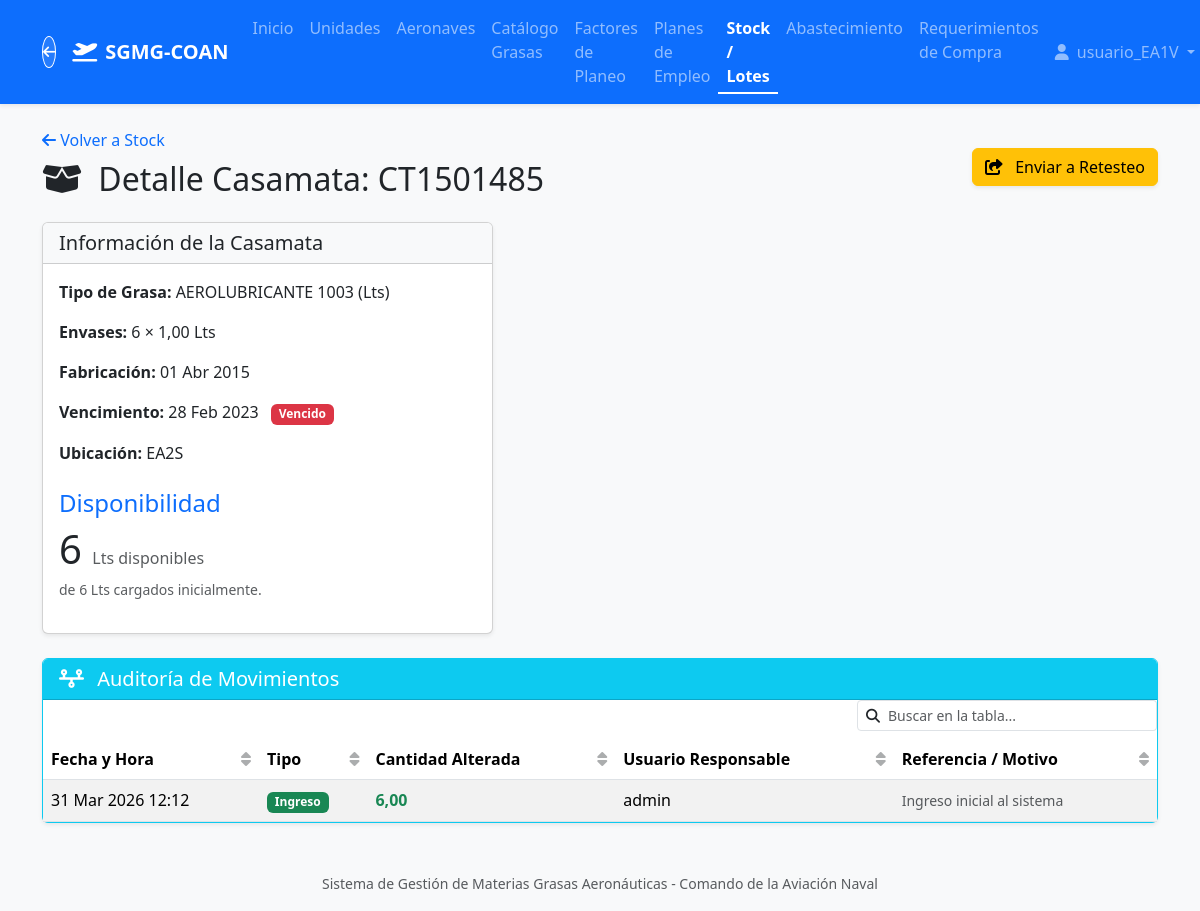
/stock/85/movements/ (signed in), run on the app's committed database.
### core/models.py (models this page shows, shortened)
class CustomUser(AbstractUser):
    unit = models.ForeignKey(
        'Unit',
        on_delete=models.SET_NULL,
        null=True,
        blank=True,
        related_name='users',
        verbose_name="Unidad / Escuadrilla Asignada",
        help_text="Asignar una unidad para restringir al usuario a consumos únicamente de esta ubicación."
    )

class GreaseBatch(models.Model):
    STATUS_CHOICES = [
        ('SERVICEABLE', 'Retesteable'),
        ('NEAR_EXPIRATION', 'Próximo a Vencer'),
        ('EXPIRED', 'Vencido'),
        ('PENDING_RETEST', 'Retesteando...'),
    ]
    grease_type = models.ForeignKey(GreaseType, on_delete=models.CASCADE, related_name="batches", verbose_name="Tipo de Grasa")
    batch_number = models.CharField(max_length=100, verbose_name="Número de Lote")
    manufacturing_date = models.DateField(verbose_name="Fecha de Fabricación")
    expiration_date = models.DateField(verbose_name="Fecha de Vencimiento")
    container_size = models.DecimalField(max_digits=10, decimal_places=2, null=True, blank=True, verbose_name="Cantidad por Envase", help_text="Ej: 5 para un envase de 5 Kg")
    container_count = models.PositiveIntegerField(null=True, blank=True, verbose_name="Cantidad de Envases", help_text="Número de envases/latas en este lote")
    initial_quantity = models.DecimalField(max_digits=10, decimal_places=2, verbose_name="Cantidad Total Inicial")
    available_quantity = models.DecimalField(max_digits=10, decimal_places=2, verbose_name="Cantidad Disponible")
    unit_price = models.DecimalField(max_digits=14, decimal_places=6, verbose_name="Costo Unitario Real ($)", blank=True, null=True, help_text="Costo real calculado por unidad (Kg/L).")
    storage_location = models.CharField(max_length=100, verbose_name="Ubicación (Almacén/Unidad)")
    status = models.CharField(max_length=30, choices=STATUS_CHOICES, default='SERVICEABLE', verbose_name="Estado")
    can_be_retested = models.BooleanField(default=True, verbose_name="¿Admite retesteo futuro?", help_text="Indica si este lote puede ser sometido a un nuevo retesteo cuando venza.")
    is_archived = models.BooleanField(default=False, verbose_name="¿Archivado (Historial)?")
    class Meta:
        verbose_name = "Casamata"
        verbose_name_plural = "Casamatas"
        unique_together = ('grease_type', 'batch_number', 'storage_location')

class GreaseType(models.Model):
    unidad = models.CharField(max_length=50, verbose_name="UNIDAD")
    nomenclatura = models.CharField(max_length=150, verbose_name="NOMENCLATURA")
    nne_nsn = models.CharField(max_length=100, verbose_name="N.N.E. / N.S.N.", blank=True, null=True)
    sibys = models.CharField(max_length=100, verbose_name="SIBYS", blank=True, null=True)
    nato = models.CharField(max_length=100, verbose_name="NATO", blank=True, null=True)
    normas_mil_otras = models.CharField(max_length=200, verbose_name="NORMAS MIL / OTRAS", blank=True, null=True)
    shelf_life_months = models.PositiveIntegerField(verbose_name="Vida Útil Total (Meses)")
    recertification_allowed = models.BooleanField(default=False, verbose_name="Permite Re-certificación")
    minimum_stock = models.DecimalField(max_digits=10, decimal_places=2, default=0, verbose_name="Stock Mínimo Permanente", help_text="Punto de pedido. El sistema enviará alertas si el stock cae por debajo de esta cantidad.")
    class Meta:
        verbose_name = "Tipo de Grasa / Aceite"
        verbose_name_plural = "Tipos de Grasas / Aceites"

class StockMovement(models.Model):
    MOVEMENT_TYPES = [
        ('INCOMING', 'Ingreso inicial'),
        ('CONSUMPTION', 'Consumo operativo'),
        ('ADJUSTMENT', 'Ajuste de inventario/Auditoría'),
        ('RETEST', 'Retesteo / Extensión de Vencimiento'),
    ]
    batch = models.ForeignKey(GreaseBatch, on_delete=models.PROTECT, related_name="movements", verbose_name="Lote")
    movement_type = models.CharField(max_length=20, choices=MOVEMENT_TYPES, verbose_name="Tipo de Movimiento")
    quantity_changed = models.DecimalField(max_digits=10, decimal_places=2, verbose_name="Cantidad Alterada (+ o -)")
    movement_date = models.DateTimeField(auto_now_add=True, verbose_name="Fecha y Hora del Movimiento")
    user = models.ForeignKey(CustomUser, on_delete=models.PROTECT, verbose_name="Usuario Responsable")
    reference = models.CharField(max_length=255, blank=True, null=True, verbose_name="Referencia (Nro Remito / Plan Empleo)")
    reason = models.TextField(blank=True, null=True, verbose_name="Motivo / Observaciones")
    class Meta:
        verbose_name = "Movimiento de Stock (Auditoría)"
        verbose_name_plural = "Movimientos de Stock (Auditoría)"
        ordering = ['-movement_date']

### core/views.py (the view)
# urls.py: path('stock/<int:pk>/movements/', views.GreaseBatchDetailView.as_view(), name='batch_detail'),
class GreaseBatchDetailView(LoginRequiredMixin, ListView):
    model = StockMovement
    template_name = 'core/greasebatch_detail.html'
    context_object_name = 'movements'
    def get_queryset(self):
        return StockMovement.objects.filter(batch_id=self.kwargs['pk']).order_by('-movement_date')
    def get_context_data(self, **kwargs):
        context = super().get_context_data(**kwargs)
        context['batch'] = GreaseBatch.objects.get(pk=self.kwargs['pk'])
        return context

### core/templatetags/core_filters.py (called while the page is built)
@register.filter
def smart_number(value):
    try:
        if isinstance(value, Decimal):
            d = value.normalize()
            if d == d.to_integral():
                return int(d)
            return d
        f_val = float(value)
        rounded_val = round(f_val, 4)
        if rounded_val.is_integer():
            return int(rounded_val)
        return rounded_val
    except (ValueError, TypeError):
        return value

### core/templates/core/greasebatch_detail.html (shortened to what this page needs)
{% extends 'base.html' %}
{% load core_filters %}
{% block content %}
<div class="mt-4 mb-3 d-flex justify-content-between align-items-center">
    <div>
        <a href="{% url 'batch_list' %}" class="text-decoration-none"><i class="fa-solid fa-arrow-left"></i> Volver a Stock</a>
        <h2 class="mt-2"><i class="fa-solid fa-box-open me-2"></i> Detalle Casamata: {{ batch.batch_number }}</h2>
    </div>
    <div>
        {% if batch.can_be_retested %}
            {% if batch.status == 'PENDING_RETEST' %}
                <a href="{% url 'batch_retest' batch.id %}" class="btn btn-success shadow-sm"><i class="fa-solid fa-flask-vial me-2"></i> Cargar Resultados</a>
            {% elif batch.status == 'EXPIRED' or batch.status == 'NEAR_EXPIRATION' %}
                <form action="{% url 'batch_start_retest' batch.id %}" method="post" class="d-inline">
                    <button type="submit" class="btn btn-warning shadow-sm"><i class="fa-solid fa-share-from-square me-2"></i> Enviar a Retesteo</button>
                </form>
            {% else %}
                <form action="{% url 'batch_start_retest' batch.id %}" method="post" class="d-inline">
                    {% csrf_token %}
                    <button type="submit" class="btn btn-outline-secondary shadow-sm btn-sm" title="Adelantar Envio a Retesteo"><i class="fa-solid fa-share-from-square me-2"></i> Enviar a Retesteo</button>
                </form>
            {% endif %}
        {% else %}
            <span class="badge bg-secondary fs-6"><i class="fa-solid fa-ban me-1"></i> No admite retesteo posterior</span>
        {% endif %}
    </div>
</div>
<div class="row">
    <div class="col-md-5">
        <div class="card shadow-sm mb-4">
            <div class="card-header bg-light">
                <h5 class="card-title mb-0">Información de la Casamata</h5>
            </div>
            <div class="card-body">
                <p><strong>Tipo de Grasa:</strong> {{ batch.grease_type.nomenclatura }} ({{ batch.grease_type.unidad }})</p>
                {% if batch.container_size and batch.container_count %}
                <p><strong>Envases:</strong> {{ batch.container_count }} × {{ batch.container_size }} {{ batch.grease_type.unidad }}</p>
                {% endif %}
                <p><strong>Fabricación:</strong> {{ batch.manufacturing_date|date:"d M Y" }}</p>
                <p>
                    <strong>Vencimiento:</strong> {{ batch.expiration_date|date:"d M Y" }}
                    <span class="badge {% if batch.available_quantity <= 0 %}bg-secondary{% elif batch.status == 'EXPIRED' %}bg-danger{% elif batch.status == 'NEAR_EXPIRATION' %}bg-warning text-dark{% elif batch.status == 'PENDING_RETEST' %}bg-info text-dark{% else %}bg-success{% endif %} ms-2">
                        {% if batch.available_quantity <= 0 %}Sin Stock{% else %}{{ batch.get_status_display }}{% endif %}
                    </span>
                </p>
                <p><strong>Ubicación:</strong> {{ batch.storage_location }}</p>
                <h4 class="mt-4 text-primary">Disponibilidad</h4>
                <p class="display-6 mb-0">
                <strong>{{ batch.available_quantity|smart_number }}</strong>
                <small class="text-muted fs-6">{{ batch.grease_type.unidad }} disponibles</small>
                </p>
                <p class="text-muted mt-1">
                    <small>de {{ batch.initial_quantity|smart_number }} {{ batch.grease_type.unidad }} cargados inicialmente.</small>
                </p>
            </div>
        </div>
    </div>
</div>
<div class="card shadow-sm border-info">
    <div class="card-header bg-info text-white">
        <h5 class="mb-0"><i class="fa-solid fa-timeline me-2"></i> Auditoría de Movimientos</h5>
    </div>
    <div class="card-body p-0">
        <table class="table table-striped mb-0">
            <thead>
                <tr>
                    <th>Fecha y Hora</th>
                    <th>Tipo</th>
                    <th>Cantidad Alterada</th>
                    <th>Usuario Responsable</th>
                    <th>Referencia / Motivo</th>
                </tr>
            </thead>
            <tbody>
                {% for movement in movements %}
                <tr>
                    <td>{{ movement.movement_date|date:"d M Y H:i" }}</td>
                    <td>
                        {% if movement.movement_type == 'INCOMING' %}
                            <span class="badge bg-success">Ingreso</span>
                        {% elif movement.movement_type == 'CONSUMPTION' %}
                            <span class="badge bg-warning text-dark">Consumo</span>
                        {% elif movement.movement_type == 'RETEST' %}
                            <span class="badge bg-info text-dark">Retesteo</span>
                        {% else %}
                            <span class="badge bg-secondary">Ajuste</span>
                        {% endif %}
                    </td>
                    <td>
                        <strong class="{% if movement.quantity_changed > 0 %}text-success{% else %}text-danger{% endif %}">
                            {{ movement.quantity_changed }}
                        </strong>
                    </td>
                    <td>{{ movement.user.username }}</td>
                    <td>
                        <small class="text-muted">{{ movement.reason|default:"-" }}</small>
                    </td>
                </tr>
                {% empty %}
                <tr>
                    <td colspan="5" class="text-center py-3 text-muted">No se registran movimientos.</td>
                </tr>
                {% endfor %}
            </tbody>
        </table>
    </div>
</div>
{% endblock %}

### templates/base.html (shortened to what this page needs)
<!DOCTYPE html>
{% load static %}
<html lang="es">
<head>
    <link href="https://cdn.jsdelivr.net/npm/bootstrap@5.3.2/dist/css/bootstrap.min.css" rel="stylesheet">
    <link rel="stylesheet" href="https://cdnjs.cloudflare.com/ajax/libs/font-awesome/6.4.2/css/all.min.css">
    <link href="{% static 'css/style.css' %}" rel="stylesheet">
</head>
<body class="bg-light">
    {% block navbar %}
    <nav class="navbar navbar-expand-lg navbar-dark bg-primary shadow-sm mb-4">
        <div class="container">
            <a href="/" class="btn btn-sm text-white border-white me-3" style="border-radius: 50%; width: 32px; height: 32px; padding: 0; display: flex; align-items: center; justify-content: center; background: rgba(255,255,255,0.1);" title="Volver al Portal">
                <i class="fa-solid fa-arrow-left"></i>
            </a>
            <a class="navbar-brand d-flex align-items-center" href="{% url 'home' %}">
                <i class="fa-solid fa-plane-departure me-2"></i>
                <strong>SGMG-COAN</strong>
            </a>
            <div class="collapse navbar-collapse" id="navbarNav">
                <ul class="navbar-nav me-auto">
                    <li class="nav-item">
                        <a class="nav-link {% if request.resolver_match.url_name == 'home' %}active fw-bold text-white border-bottom border-2 border-white pb-1{% endif %}" href="{% url 'home' %}">Inicio</a>
                    </li>
                    {% if user.is_authenticated %}
                    <li class="nav-item">
                        <a class="nav-link " href="{% url 'unit_list' %}">Unidades</a>
                    </li>
                    <li class="nav-item">
                        <a class="nav-link {% if 'aircraft' in request.resolver_match.url_name %}active fw-bold text-white border-bottom border-2 border-white pb-1{% endif %}" href="{% url 'aircraft_list' %}">Aeronaves</a>
                    </li>
                    <li class="nav-item">
                        <a class="nav-link " href="{% url 'grease_list' %}">Catálogo Grasas</a>
                    </li>
                    <li class="nav-item">
                        <a class="nav-link {% if 'association' in request.resolver_match.url_name %}active fw-bold text-white border-bottom border-2 border-white pb-1{% endif %}" href="{% url 'association_list' %}">Factores de Planeo</a>
                    </li>
                    <li class="nav-item">
                        <a class="nav-link {% if 'flightplan' in request.resolver_match.url_name %}active fw-bold text-white border-bottom border-2 border-white pb-1{% endif %}" href="{% url 'flightplan_list' %}">Planes de Empleo</a>
                    </li>
                    <li class="nav-item">
                        <a class="nav-link {% if 'batch' in request.resolver_match.url_name or 'consume_grease' in request.resolver_match.url_name %}active fw-bold text-white border-bottom border-2 border-white pb-1{% endif %}" href="{% url 'batch_list' %}">Stock / Lotes</a>
                    </li>
                    <li class="nav-item">
                        <a class="nav-link " href="{% url 'procurement_forecast' %}">Abastecimiento</a>
                    </li>
                    <li class="nav-item">
                        <a class="nav-link " href="{% url 'requirement_list' %}">Requerimientos de Compra</a>
                    </li>
                    {% endif %}
                </ul>
                <ul class="navbar-nav ms-auto">
                    {% if user.is_authenticated %}
                        <li class="nav-item dropdown">
                            <a class="nav-link dropdown-toggle" href="#" id="navbarDropdown" role="button" data-bs-toggle="dropdown" aria-expanded="false">
                                <i class="fa-solid fa-user me-1"></i> {{ user.username }}
                            </a>
                        </li>
                    {% else %}
                        <li class="nav-item">
                            <a class="nav-link" href="{% url 'login' %}">Iniciar Sesión</a>
                        </li>
                    {% endif %}
                </ul>
            </div>
        </div>
    </nav>
    {% endblock navbar %}
    <div class="container">
        {% block content %}
        {% endblock %}
    </div>
    <footer class="text-center mt-5 mb-3 text-muted">
        <small>Sistema de Gestión de Materias Grasas Aeronáuticas - Comando de la Aviación Naval</small>
    </footer>
</body>
</html>

### data on the page
CustomUser: username "usuario_EA1V"
GreaseBatch: batch_number "CT1501485", grease_type.nomenclatura "AEROLUBRICANTE 1003", grease_type.unidad "Lts", container_count "6", container_size "1,00", manufacturing_date "01 Abr 2015", expiration_date "28 Feb 2023", status "Vencido", storage_location "EA2S", available_quantity|smart_number "6", initial_quantity|smart_number "6"
StockMovement: movement_date "31 Mar 2026 12:12", movement_type "Ingreso", quantity_changed "6,00", user.username "admin", reason "Ingreso inicial al sistema"
